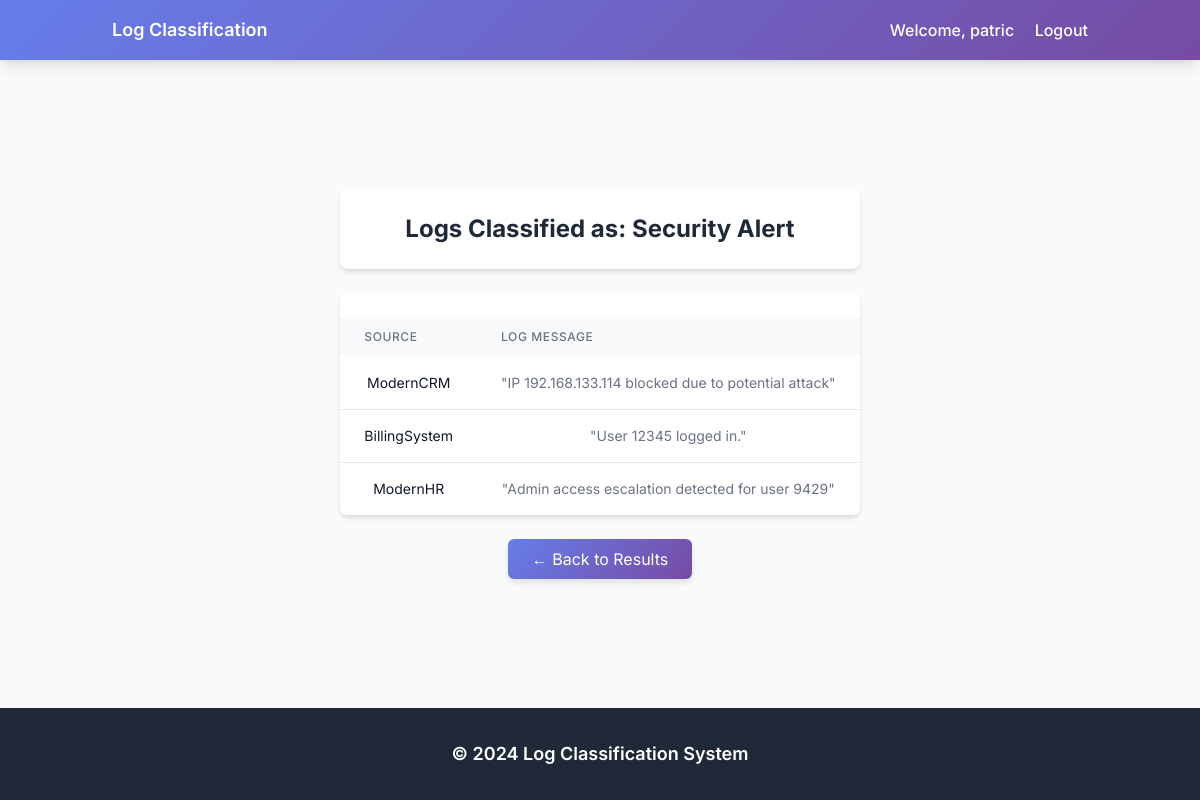
/filter/Security Alert (signed in), run on the app's committed database.
### tables this page shows
CREATE TABLE uploads (
            id INTEGER PRIMARY KEY AUTOINCREMENT,
            username TEXT NOT NULL,
            file_name TEXT NOT NULL,
            upload_date TEXT NOT NULL,
            table_name TEXT NOT NULL,
            FOREIGN KEY (username) REFERENCES users (username)
        );

CREATE TABLE test_6 (
                                id INTEGER PRIMARY KEY AUTOINCREMENT,
                                source TEXT,
                                log_message TEXT,
                                target_label TEXT
                            );

### app.py (the view, shortened to what this page needs)
@app.route('/filter/<label>')
def filter_logs(label):
    global temporary_results  # Use the global variable for non-logged-in users
    try:
        if 'user' in session:
            table_name = session.get('current_table_name')
            if table_name:
                conn = sqlite3.connect(DB_PATH)
                df = pd.read_sql_query(
                    f'SELECT source, log_message FROM {table_name} WHERE target_label = ?',
                    conn, params=(label,))
                conn.close()
            else:
                conn = sqlite3.connect(DB_PATH)
                cursor = conn.cursor()
                cursor.execute('''
                    SELECT table_name
                    FROM uploads
                    WHERE username = ?
                    ORDER BY upload_date DESC
                    LIMIT 1
                ''', (session['user'],))
                result = cursor.fetchone()
                conn.close()
                if not result:
                    flash('No classification results found')
                    return redirect(url_for('user_uploads'))
                table_name = result[0]
                conn = sqlite3.connect(DB_PATH)
                df = pd.read_sql_query(
                    f'SELECT source, log_message FROM {table_name} WHERE target_label = ?',
                    conn, params=(label,))
                conn.close()
        filtered_logs = df.to_dict('records')
        return render_template('filtered.html', logs=filtered_logs, label=label, user=session.get('user'))
    except Exception as e:
        print(f"Error filtering logs: {str(e)}")
        return str(e), 500

### templates/filtered.html
{% extends "base.html" %}
{% block content %}
<div class="space-y-6">
    <div class="bg-white p-6 rounded-lg shadow-md mb-6">
        <h1 class="text-2xl font-bold text-gray-800">Logs Classified as: {{ label }}</h1>
    </div>
    <div class="bg-white rounded-lg shadow-md overflow-hidden">
        <table class="min-w-full">
            <thead class="bg-gray-50">
                <tr>
                    <th class="px-6 py-3 text-left text-xs font-medium text-gray-500 uppercase tracking-wider">Source</th>
                    <th class="px-6 py-3 text-left text-xs font-medium text-gray-500 uppercase tracking-wider">Log Message</th>
                </tr>
            </thead>
            <tbody class="bg-white divide-y divide-gray-200">
                {% for log in logs %}
                <tr class="hover:bg-gray-50">
                    <td class="px-6 py-4 whitespace-nowrap text-sm text-gray-900">{{ log.source }}</td>
                    <td class="px-6 py-4 text-sm text-gray-500">{{ log.log_message }}</td>
                </tr>
                {% endfor %}
            </tbody>
        </table>
    </div>
    <div class="mt-4">
        <a href="{{ url_for('results') }}"
           class="inline-block px-6 py-2 gradient-bg text-white rounded-md hover:opacity-90 transition-opacity">
            ← Back to Results
        </a>
    </div>
</div>
{% endblock %}

### templates/base.html (shortened to what this page needs)
<!DOCTYPE html>
<html>
<head>
    <script src="https://cdn.tailwindcss.com"></script>
    <link rel="stylesheet" href="{{ url_for('static', filename='styles.css') }}">
</head>
<body class="bg-gray-50">
    <nav class="gradient-bg text-white shadow-lg">
        <div class="container mx-auto px-6 py-4">
            <div class="flex items-center justify-between">
                <a href="{{ url_for('index') }}" class="text-lg font-semibold">Log Classification</a>
                <div class="space-x-4">
                    {% if user %}
                        <a href="{{ url_for('account') }}" class="text-white hover:underline">Welcome, {{ user }}</a>
                        <a href="{{ url_for('logout') }}" class="text-white hover:underline">Logout</a>
                    {% else %}
                        <a href="{{ url_for('login') }}" class="text-white hover:underline">Login</a>
                        <a href="{{ url_for('about') }}" class="text-white hover:underline">About</a>
                    {% endif %}
                </div>
            </div>
        </div>
    </nav>
    <div class="content-wrapper container mx-auto px-6 py-8">
        {% block content %}{% endblock %}
    </div>
    <footer class="bg-gray-800 text-white py-8 mt-auto">
        <div class="container mx-auto text-center">
            <p class="text-lg font-semibold">&copy; 2024 Log Classification System</p>
        </div>
    </footer>
</body>
</html>

### static/styles.css (style rules this page uses)
body { font-family: 'Inter', sans-serif; display: flex; flex-direction: column; min-height: 100vh; background-color: #f9fafb; color: #4a5568; }
.gradient-bg { background: linear-gradient(135deg, #4f46e5 0%, #6d28d9 100%); box-shadow: 0 4px 6px rgba(0, 0, 0, 0.1); }
nav a { font-size: 1rem; font-weight: 500; transition: color 0.3s ease, transform 0.3s ease; }
.content-wrapper { flex: 1; display: flex; justify-content: center; align-items: center; text-align: center; padding: 2rem; }
table { width: 100%; border-collapse: collapse; margin-top: 1.5rem; }
thead { background-color: #f3f4f6; }
thead th { font-size: 0.875rem; font-weight: 600; text-transform: uppercase; color: #6b7280; padding: 0.75rem; text-align: left; }
tbody tr { transition: background-color 0.3s ease; }
tbody td { font-size: 0.875rem; color: #4a5568; padding: 0.75rem; }
footer { background-color: #1f2937; color: #d1d5db; padding: 2rem 0; text-align: center; font-size: 0.875rem; font-weight: 500; }
.card, form, table { animation: fadeIn 0.5s ease-in-out; }

### templates/base.html (style rules this page uses)
body { font-family: 'Inter', sans-serif; display: flex; flex-direction: column; min-height: 100vh; }
.gradient-bg { background: linear-gradient(135deg, #667eea 0%, #764ba2 100%); }
.content-wrapper { flex: 1; }

### data on the page
uploads: username "patric"
test_6: source "ModernCRM", log_message "\"IP 192.168.133.114 blocked due to potential attack\""
test_6: source "BillingSystem", log_message "\"User 12345 logged in.\""
test_6: source "ModernHR", log_message "\"Admin access escalation detected for user 9429\""

### other printed values
{{ label }} "Security Alert"
